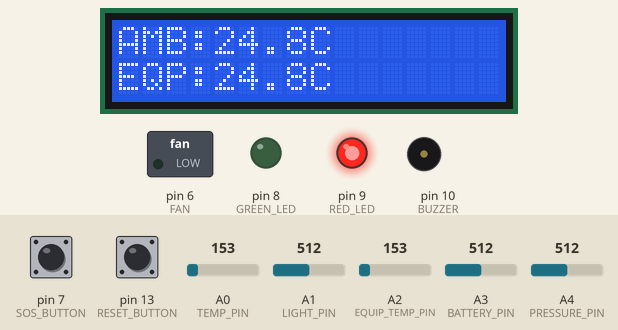
Simulated run of this sketch. Board: Arduino Uno, built with avr-gcc and run on an emulated ATmega328P. Parts: 16×2 character LCD, switched loads named in the sketch (green lamp = pin HIGH), output pins drawn as LEDs (lit = HIGH), buzzer (waves = sounding). Inputs (shaded band) come from the test bench; at power-on: A1 (LIGHT_PIN) = 512, A2 (EQUIP_TEMP_PIN) = 153, pin 7 (SOS_BUTTON) HIGH, pin 13 (RESET_BUTTON) HIGH, A0 (TEMP_PIN) = 153, A3 (BATTERY_PIN) = 512, A4 (PRESSURE_PIN) = 512. What the sketch prints to the serial monitor is not drawn.

Above: at 3.2 s.
3.3 s: A1 (LIGHT_PIN) set to 790
At 13.3 s:
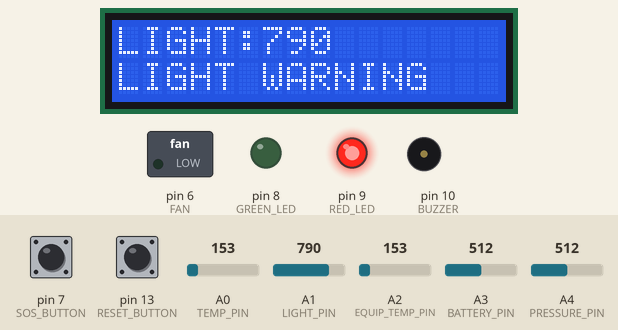
14.2 s: A1 (LIGHT_PIN) set to 811
At 19.0 s:
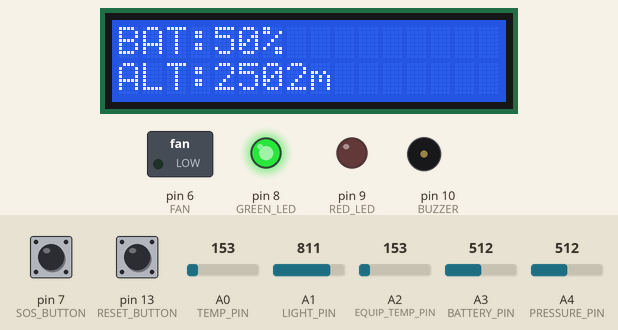
23.4 s: A2 (EQUIP_TEMP_PIN) set to 169
At 30.7 s:
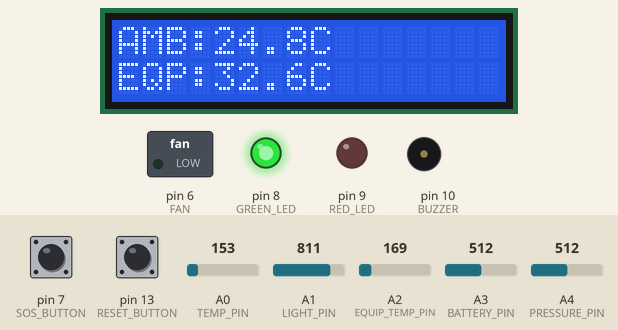
32.5 s: A2 (EQUIP_TEMP_PIN) set to 200
At 39.7 s:
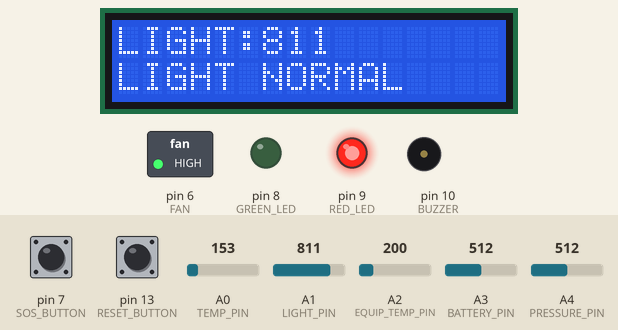
39.9 s: pin 7 (SOS_BUTTON) pulled LOW for 3 s
At 42.4 s:
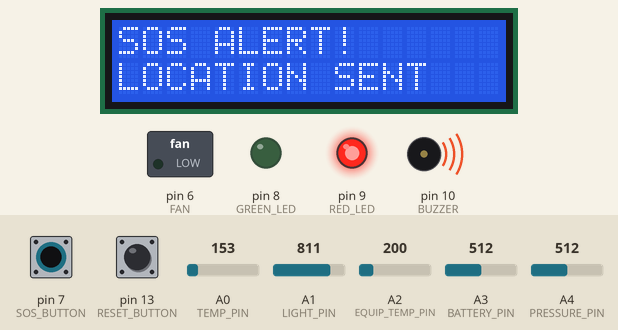
47.3 s: pin 13 (RESET_BUTTON) pulled LOW for 3 s
At 49.1 s:
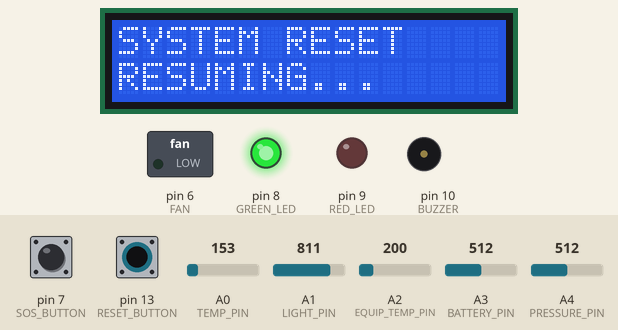
Timing chart, 0 to 52.1 s (numbered marks = the images above; inputs shaded):
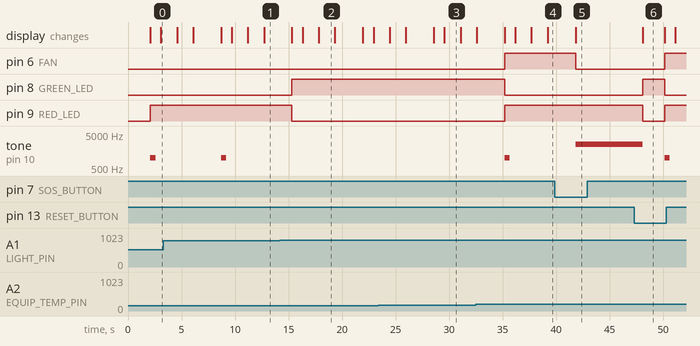

The sketch:

HA_PROTECT.ino
```cpp
#include <LiquidCrystal.h>

// ==================================================
// PIN DEFINITIONS
// ==================================================

#define FAN 6

#define TEMP_PIN A0
#define LIGHT_PIN A1
#define EQUIP_TEMP_PIN A2
#define BATTERY_PIN A3
#define PRESSURE_PIN A4

#define GREEN_LED 8
#define RED_LED 9
#define BUZZER 10

#define SOS_BUTTON 7
#define RESET_BUTTON 13


// ==================================================
// SAFETY THRESHOLDS
// ==================================================

#define WARNING_ALTITUDE 3000
#define CRITICAL_ALTITUDE 4000

#define LOW_LIGHT 300
#define WARNING_LIGHT 800

#define LOW_BATTERY 20
#define CRITICAL_BATTERY 10


// ==================================================
// LCD
// ==================================================

LiquidCrystal lcd(12, 11, 5, 4, 3, 2);


// ==================================================
// VARIABLES
// ==================================================

int safetyLevel = 0;

// 0 = NORMAL
// 1 = WARNING
// 2 = CRITICAL
// 3 = EMERGENCY

bool emergencyLatched = false;


// ==================================================
// SIMULATED GPS LOCATION
// ==================================================

float latitude = 34.1526;
float longitude = 77.5771;


// ==================================================
// SETUP
// ==================================================

void setup()
{
  Serial.begin(9600);

  pinMode(FAN, OUTPUT);

  pinMode(GREEN_LED, OUTPUT);
  pinMode(RED_LED, OUTPUT);
  pinMode(BUZZER, OUTPUT);

  pinMode(SOS_BUTTON, INPUT_PULLUP);
  pinMode(RESET_BUTTON, INPUT_PULLUP);

  lcd.begin(16, 2);

  lcd.setCursor(0, 0);
  lcd.print("SIH26049");

  lcd.setCursor(0, 1);
  lcd.print("SYSTEM START");

  delay(2000);
}


// ==================================================
// LOOP
// ==================================================

void loop()
{

  // ==================================================
  // READ SENSORS
  // ==================================================

  // Ambient temperature
  int tempRaw = analogRead(TEMP_PIN);

  float ambientTemp =
    (tempRaw * 5.0 / 1023.0 - 0.5) * 100.0;


  // Equipment temperature
  int equipRaw = analogRead(EQUIP_TEMP_PIN);

  float equipmentTemp =
    (equipRaw * 5.0 / 1023.0 - 0.5) * 100.0;


  // Light
  int lightValue = analogRead(LIGHT_PIN);


  // Battery
  int batteryRaw = analogRead(BATTERY_PIN);

  int batteryPercent =
    map(batteryRaw, 0, 1023, 0, 100);


  // Simulated altitude
  int pressureRaw = analogRead(PRESSURE_PIN);

  int altitude =
    map(pressureRaw, 0, 1023, 0, 5000);


  // ==================================================
  // SOS BUTTON
  // ==================================================

  if (digitalRead(SOS_BUTTON) == LOW)
  {
    emergencyLatched = true;
  }


  // ==================================================
  // RESET BUTTON
  // ==================================================

  if (digitalRead(RESET_BUTTON) == LOW)
  {
    emergencyLatched = false;

    noTone(BUZZER);

    digitalWrite(FAN, LOW);
    digitalWrite(RED_LED, LOW);
    digitalWrite(GREEN_LED, HIGH);

    lcd.clear();

    lcd.setCursor(0, 0);
    lcd.print("SYSTEM RESET");

    lcd.setCursor(0, 1);
    lcd.print("RESUMING...");

    Serial.println();
    Serial.println("==============================");
    Serial.println("SYSTEM RESET");
    Serial.println("EMERGENCY CLEARED");
    Serial.println("SYSTEM RESUMING");
    Serial.println("==============================");

    delay(2000);
  }


  // ==================================================
  // EMERGENCY MODE
  // ==================================================

  if (emergencyLatched == true)
  {
    digitalWrite(GREEN_LED, LOW);
    digitalWrite(RED_LED, HIGH);

    // Stop fan
    digitalWrite(FAN, LOW);

    // Emergency alarm
    tone(BUZZER, 2500);

    // LCD
    lcd.clear();

    lcd.setCursor(0, 0);
    lcd.print("SOS ALERT!");

    lcd.setCursor(0, 1);
    lcd.print("LOCATION SENT");


    // Serial emergency information
    Serial.println();
    Serial.println("================================");
    Serial.println("       !!! SOS ALERT !!!");
    Serial.println("================================");

    Serial.println("EMERGENCY BUTTON PRESSED");

    Serial.print("LATITUDE: ");
    Serial.println(latitude, 4);

    Serial.print("LONGITUDE: ");
    Serial.println(longitude, 4);

    Serial.println("LOCATION: LADAKH");
    Serial.println("GPS STATUS: SIMULATED");
    Serial.println("COMMUNICATION: ALERT SENT");
    Serial.println("SYSTEM STATUS: STOPPED");
    Serial.println("PRESS RESET");

    Serial.println("================================");

    delay(1000);

    return;
  }


  // ==================================================
  // SAFETY LEVEL
  // ==================================================

  safetyLevel = 0;


  // ---------------- CRITICAL ----------------

  if (equipmentTemp >= 60 ||
      altitude >= CRITICAL_ALTITUDE ||
      lightValue < LOW_LIGHT ||
      batteryPercent <= CRITICAL_BATTERY)
  {
    safetyLevel = 2;
  }


  // ---------------- WARNING ----------------

  else if (equipmentTemp >= 40 ||
           altitude >= WARNING_ALTITUDE ||
           lightValue < WARNING_LIGHT ||
           batteryPercent <= LOW_BATTERY)
  {
    safetyLevel = 1;
  }


  // ---------------- NORMAL ----------------

  else
  {
    safetyLevel = 0;
  }


  // ==================================================
  // CRITICAL CONDITION
  // ==================================================

  if (safetyLevel == 2)
  {
    digitalWrite(GREEN_LED, LOW);
    digitalWrite(RED_LED, HIGH);


    // ---------------- SMART COOLING ----------------

    if (equipmentTemp >= 60)
    {
      digitalWrite(FAN, HIGH);
    }
    else
    {
      digitalWrite(FAN, LOW);
    }


    // ---------------- LCD MESSAGE ----------------

    lcd.clear();


    if (equipmentTemp >= 60)
    {
      lcd.setCursor(0, 0);
      lcd.print("TEMP CRITICAL");

      lcd.setCursor(0, 1);
      lcd.print("FAN: ON");
    }

    else if (batteryPercent <= CRITICAL_BATTERY)
    {
      lcd.setCursor(0, 0);
      lcd.print("BATTERY CRIT");

      lcd.setCursor(0, 1);
      lcd.print("BAT:");
      lcd.print(batteryPercent);
      lcd.print("%");
    }

    else if (altitude >= CRITICAL_ALTITUDE)
    {
      lcd.setCursor(0, 0);
      lcd.print("ALT CRITICAL");

      lcd.setCursor(0, 1);
      lcd.print(altitude);
      lcd.print(" m");
    }

    else if (lightValue < LOW_LIGHT)
    {
      lcd.setCursor(0, 0);
      lcd.print("LIGHT CRITICAL");

      lcd.setCursor(0, 1);
      lcd.print("LEVEL:");
      lcd.print(lightValue);
    }


    // ---------------- SMART BUZZER ----------------

    if (equipmentTemp >= 60)
    {
      // Overheating
      tone(BUZZER, 2000);

      delay(500);

      noTone(BUZZER);
    }

    else if (batteryPercent <= CRITICAL_BATTERY)
    {
      // Critical battery
      tone(BUZZER, 700);

      delay(200);

      noTone(BUZZER);

      delay(200);
    }

    else if (altitude >= CRITICAL_ALTITUDE)
    {
      // Double beep
      tone(BUZZER, 1500);

      delay(250);

      noTone(BUZZER);

      delay(150);

      tone(BUZZER, 1500);

      delay(250);

      noTone(BUZZER);
    }

    else if (lightValue < LOW_LIGHT)
    {
      // Low light
      tone(BUZZER, 1000);

      delay(500);

      noTone(BUZZER);
    }

    delay(500);
  }


  // ==================================================
  // WARNING CONDITION
  // ==================================================

  else if (safetyLevel == 1)
  {
    digitalWrite(GREEN_LED, LOW);
    digitalWrite(RED_LED, HIGH);


    // ---------------- FAN ----------------

    if (equipmentTemp >= 40)
    {
      digitalWrite(FAN, HIGH);
    }
    else
    {
      digitalWrite(FAN, LOW);
    }


    // ---------------- LCD ----------------

    lcd.clear();


    if (equipmentTemp >= 40)
    {
      lcd.setCursor(0, 0);
      lcd.print("TEMP WARNING");

      lcd.setCursor(0, 1);
      lcd.print("FAN: ON");
    }

    else if (altitude >= WARNING_ALTITUDE)
    {
      lcd.setCursor(0, 0);
      lcd.print("ALT WARNING");

      lcd.setCursor(0, 1);
      lcd.print(altitude);
      lcd.print(" m");
    }

    else if (batteryPercent <= LOW_BATTERY)
    {
      lcd.setCursor(0, 0);
      lcd.print("LOW BATTERY");

      lcd.setCursor(0, 1);
      lcd.print("BAT:");
      lcd.print(batteryPercent);
      lcd.print("%");
    }

    else if (lightValue < WARNING_LIGHT)
    {
      lcd.setCursor(0, 0);
      lcd.print("LOW LIGHT");

      lcd.setCursor(0, 1);
      lcd.print("LEVEL:");
      lcd.print(lightValue);
    }


    // ---------------- WARNING BUZZER ----------------

    tone(BUZZER, 1000);

    delay(500);

    noTone(BUZZER);

    delay(500);
  }


  // ==================================================
  // NORMAL CONDITION
  // ==================================================

  else
  {
    digitalWrite(GREEN_LED, HIGH);
    digitalWrite(RED_LED, LOW);

    digitalWrite(FAN, LOW);

    noTone(BUZZER);

    lcd.clear();

    lcd.setCursor(0, 0);
    lcd.print("SYSTEM NORMAL");

    lcd.setCursor(0, 1);
    lcd.print("ALL OK");

    delay(1000);
  }


  // ==================================================
  // LCD SCREEN 1
  // TEMPERATURE
  // ==================================================

  lcd.clear();

  lcd.setCursor(0, 0);
  lcd.print("AMB:");
  lcd.print(ambientTemp, 1);
  lcd.print("C");

  lcd.setCursor(0, 1);
  lcd.print("EQP:");
  lcd.print(equipmentTemp, 1);
  lcd.print("C");

  delay(1500);


  // ==================================================
  // LCD SCREEN 2
  // BATTERY + ALTITUDE
  // ==================================================

  lcd.clear();

  lcd.setCursor(0, 0);
  lcd.print("BAT:");
  lcd.print(batteryPercent);
  lcd.print("%");

  lcd.setCursor(0, 1);
  lcd.print("ALT:");
  lcd.print(altitude);
  lcd.print("m");

  delay(1500);


  // ==================================================
  // LCD SCREEN 3
  // LIGHT
  // ==================================================

  lcd.clear();

  lcd.setCursor(0, 0);
  lcd.print("LIGHT:");
  lcd.print(lightValue);

  lcd.setCursor(0, 1);


  if (lightValue >= WARNING_LIGHT)
  {
    lcd.print("LIGHT NORMAL");
  }

  else if (lightValue >= LOW_LIGHT)
  {
    lcd.print("LIGHT WARNING");
  }

  else
  {
    lcd.print("LIGHT CRITICAL");
  }

  delay(1500);


  // ==================================================
  // SERIAL DATA LOGGER
  // ==================================================

  Serial.print("TIME: ");
  Serial.print(millis() / 1000);
  Serial.print("s | ");

  Serial.print("TEMP: ");
  Serial.print(ambientTemp, 1);
  Serial.print("C | ");

  Serial.print("EQUIP: ");
  Serial.print(equipmentTemp, 1);
  Serial.print("C | ");

  Serial.print("ALT: ");
  Serial.print(altitude);
  Serial.print("m | ");

  Serial.print("BAT: ");
  Serial.print(batteryPercent);
  Serial.print("% | ");

  Serial.print("LIGHT: ");
  Serial.print(lightValue);
  Serial.print(" | ");

  Serial.print("STATUS: ");


  if (safetyLevel == 2)
  {
    Serial.println("CRITICAL");
  }

  else if (safetyLevel == 1)
  {
    Serial.println("WARNING");
  }

  else
  {
    Serial.println("NORMAL");
  }


  // ==================================================
  // FAULT DETECTION
  // ==================================================

  Serial.println("----- FAULT CHECK -----");


  if (equipmentTemp >= 60)
  {
    Serial.println("FAULT: EQUIPMENT OVERHEATING");
  }

  else if (equipmentTemp >= 40)
  {
    Serial.println("WARNING: EQUIPMENT TEMPERATURE HIGH");
  }


  if (altitude >= CRITICAL_ALTITUDE)
  {
    Serial.println("FAULT: CRITICAL ALTITUDE");
  }

  else if (altitude >= WARNING_ALTITUDE)
  {
    Serial.println("WARNING: HIGH ALTITUDE");
  }


  if (batteryPercent <= CRITICAL_BATTERY)
  {
    Serial.println("FAULT: BATTERY CRITICALLY LOW");
  }

  else if (batteryPercent <= LOW_BATTERY)
  {
    Serial.println("WARNING: BATTERY LOW");
  }


  if (lightValue < LOW_LIGHT)
  {
    Serial.println("FAULT: LIGHT LEVEL TOO LOW");
  }

  else if (lightValue < WARNING_LIGHT)
  {
    Serial.println("WARNING: LOW LIGHT");
  }


  if (safetyLevel == 0)
  {
    Serial.println("NO FAULTS DETECTED");
  }


  Serial.println("-----------------------");

  delay(1000);
}
```

Measured:
- the behaviour switches between 799 and 800 on A1 (LIGHT_PIN) (found by bisection; images 1 and 2)
- the behaviour switches between 184 and 185 on A2 (EQUIP_TEMP_PIN) (found by bisection; images 3 and 4)
- after the input at 14.2 s, pin 8 (GREEN_LED): LOW → HIGH after 1.1 s; pin 9 (RED_LED): HIGH → LOW after 1.1 s; tone on pin 10 (BUZZER): stops changing and stays silent; the display: first changes after 1.1 s (image 2 shows a later state)
- after the input at 32.5 s, pin 6 (FAN), pin 9 (RED_LED): LOW → HIGH after 2.7 s; pin 8 (GREEN_LED): HIGH → LOW after 2.7 s; tone on pin 10 (BUZZER): silent → 1000 Hz after 2.7 s, → silent 0.50 s later; the display: first differs from a run without the input after 2.7 s (image 4 shows a later state)
- after the input at 39.9 s, pin 6 (FAN): HIGH → LOW after 1.9 s; the display: changes after 1.9 s (image 5)
- after the input at 47.3 s, pin 6 (FAN): LOW → HIGH after 2.8 s; pin 8 (GREEN_LED): LOW → HIGH after 0.79 s, → LOW 2.1 s later; pin 9 (RED_LED): HIGH → LOW after 0.79 s, → HIGH 2.1 s later; tone on pin 10 (BUZZER): 2500 Hz → silent after 0.79 s, → 1000 Hz 2.1 s later, → silent 0.50 s later; the display: changes after 0.79 s (image 6)
- what the display in image 2 shows lasts 1.5 s, from 17.8 s to 19.3 s
